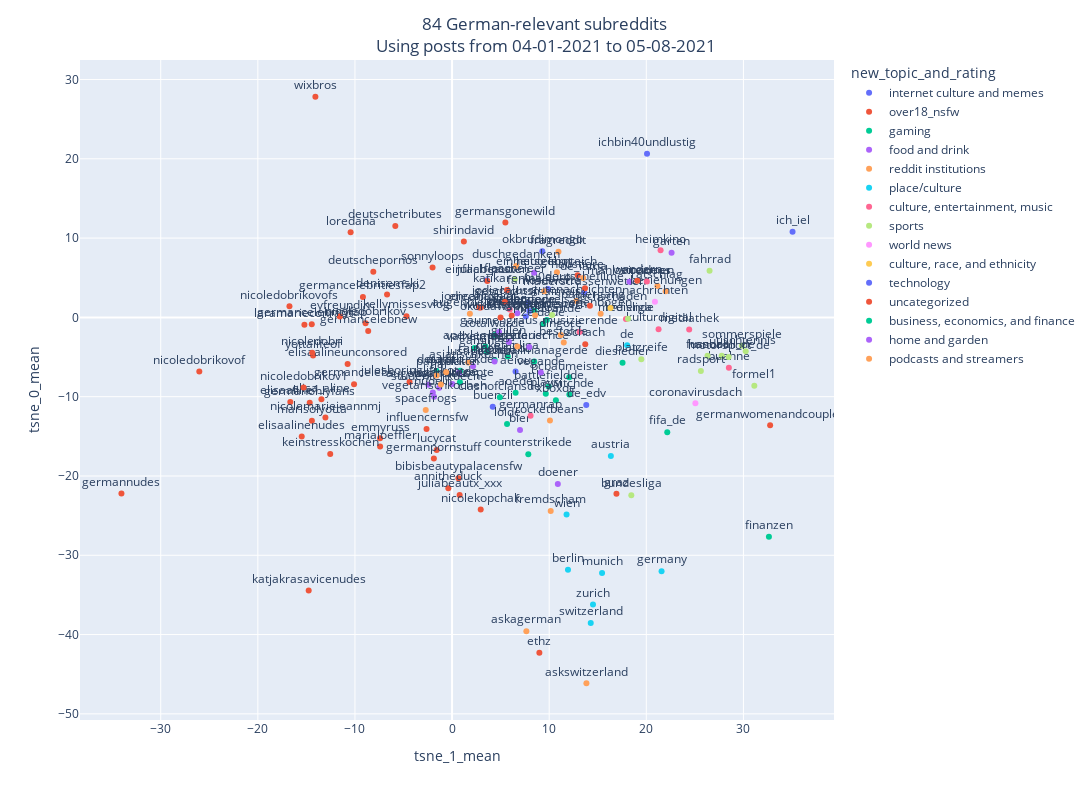

Notebook source saved alongside this figure:
### Code cell
%%time

fig = px.scatter(
    df_sub_agg2,
    y='tsne_0_mean', x='tsne_1_mean',
    color='new_topic_and_rating',
    text='subreddit_name',
)
fig.update_traces(textposition='top center')
fig.update_layout(
    title_text="84 German-relevant subreddits <br>Using posts from 04-01-2021 to 05-08-2021",
    title_x=0.5,
    width=1100,
    height=800,
    uniformtext_minsize=8, uniformtext_mode='hide',
)
fig.show()

### Figure 1 — Plotly figure (JSON) as saved in the notebook; plotly's stock layout.template omitted (floating-point values rounded to 4 significant figures)
{"data": [{"hovertemplate": "new_topic_and_rating=internet culture and memes<br>tsne_1_mean=%{x}<br>tsne_0_mean=%{y}<br>subreddit_name=%{text}<extra></extra>", "legendgroup": "internet culture and memes", "marker": {"color": "#636efa", "symbol": "circle"}, "mode": "markers+text", "name": "internet culture and memes", "orientation": "v", "showlegend": true, "text": ["600euro", "aeiou", "buenzli", "einfach_posten", "geschichtsmaimais", "ich_iel", "ichbin40undlustig", "mauerstrassenwetten", "okbrudimongo", "rbtv_cj", "wasletztepreis"], "textposition": "top center", "type": "scatter", "x": [9.877, 6.537, 4.188, 3.579, 7.811, 35.06, 20.08, 13.61, 9.292, 7.597, 7.962], "xaxis": "x", "y": [3.586, -6.828, -11.28, 4.678, 1.807, 10.8, 20.64, 3.095, 8.354, 0.1233, 0.8165], "yaxis": "y"}, {"hovertemplate": "new_topic_and_rating=over18_nsfw<br>tsne_1_mean=%{x}<br>tsne_0_mean=%{y}<br>subreddit_name=%{text}<extra></extra>", "legendgroup": "over18_nsfw", "marker": {"color": "#EF553B", "symbol": "circle"}, "mode": "markers+text", "name": "over18_nsfw", "orientation": "v", "showlegend": true, "text": ["annitheduck", "bibisbeautypalacensfw", "denisemski", "deutschepornos", "deutschetributes", "elisa_aline", "elisaaline1", "elisaalinenudes", "elisaalineunconsored", "emmyruss", "encahaxhia", "germancelebnew", "germancelebritiesfap2", "germancelebs", "germannudes", "germanonlyfans", "germanpornstuff", "germansgonewild", "jodiecalussiof", "julesboringlifehot", "juliabeautx", "juliabeautx_xxx", "katjakrasavicenudes", "kellymissesvlog", "laramarieconrads", "lucycat", "marialoeffler", "marisolyotta", "nicoledobrikov", "nicoledobrikovof", "nicolekopchak", "shirindavid", "sonnyloops", "wixbros", "yottalifeof"], "textposition": "top center", "type": "scatter", "x": [-0.3839, 0.6542, -6.693, -8.109, -5.844, -13.45, -16.66, -15.48, -10.75, -7.414, 2.959, -8.636, -9.18, -10.09, -34.05, -14.66, -1.875, 5.488, 2.796, -4.38, 3.63, 0.7797, -14.76, -4.694, -15.21, -1.587, -7.41, -14.43, -8.908, -26.03, 2.949, 1.215, -2.01, -14.07, -14.31], "xaxis": "x", "y": [-21.54, -20.27, 2.895, 5.752, 11.52, -10.33, -10.67, -15.03, -5.882, -15.26, 1.262, -1.726, 2.557, -8.417, -22.22, -10.75, -17.81, 11.97, 1.261, -8.142, 4.591, -22.38, -34.44, 0.1473, -0.9282, -16.71, -16.29, -13.03, -0.7308, -6.832, -24.23, 9.586, 6.286, 27.83, -4.794], "yaxis": "y"}, {"hovertemplate": "new_topic_and_rating=gaming<br>tsne_1_mean=%{x}<br>tsne_0_mean=%{y}<br>subreddit_name=%{text}<extra></extra>", "legendgroup": "gaming", "marker": {"color": "#00cc96", "symbol": "circle"}, "mode": "markers+text", "name": "gaming", "orientation": "v", "showlegend": true, "text": ["annode", "aoede", "apexlegendsde", "battlefieldde", "clashofclansde", "counterstrikede", "diesiedler", "dotade", "eurotruckde", "fifa_de", "footballmanagerde", "gamingde", "lolde", "minecraftde", "pcbaumeister", "playsi", "rainbowsixde", "raketenliga", "rustde", "switchde", "totalwarde", "valheimde", "xboxde", "zeldade"], "textposition": "top center", "type": "scatter", "x": [8.482, 6.543, 3.438, 9.942, 4.919, 7.85, 17.55, -1.601, 0.8482, 22.16, 8.456, 3.584, 5.66, 9.753, 12.06, 9.65, 4.379, 5.734, 0.8089, 12.08, 4.415, 2.318, 10.69, 9.384], "xaxis": "x", "y": [0.8284, -9.518, -3.66, -8.719, -10.08, -17.25, -5.727, -6.757, -6.743, -14.47, -5.572, -4.356, -13.46, -0.3192, -7.558, -9.642, -5.387, -4.942, -8.187, -9.738, -2.232, -3.863, -10.44, -0.8334], "yaxis": "y"}, {"hovertemplate": "new_topic_and_rating=food and drink<br>tsne_1_mean=%{x}<br>tsne_0_mean=%{y}<br>subreddit_name=%{text}<extra></extra>", "legendgroup": "food and drink", "marker": {"color": "#ab63fa", "symbol": "circle"}, "mode": "markers+text", "name": "food and drink", "orientation": "v", "showlegend": true, "text": ["asiatischkochen", "augenschmaus", "backen", "bier", "doener", "einheitsgebot", "gaumengraus", "grillen", "kochen", "mahlzeitvideos", "memebiss", "nudeln", "studentenkueche", "vegande", "veganerezepte", "vegetarischde", "vegetarischkochen"], "textposition": "top center", "type": "scatter", "x": [2.163, -2.448, 0.7244, 6.998, 10.89, 8.449, 4.839, 5.853, 4.373, 18.27, 6.721, -1.984, -1.322, 9.142, 0.0236, 7.947, -1.855], "xaxis": "x", "y": [-6.148, -8.509, -6.971, -14.21, -21.01, 5.64, -1.838, -3.09, -5.552, 4.491, 0.5368, -9.465, -8.861, -6.963, -8.391, -3.748, -10.01], "yaxis": "y"}, {"hovertemplate": "new_topic_and_rating=reddit institutions<br>tsne_1_mean=%{x}<br>tsne_0_mean=%{y}<br>subreddit_name=%{text}<extra></extra>", "legendgroup": "reddit institutions", "marker": {"color": "#FFA15A", "symbol": "circle"}, "mode": "markers+text", "name": "reddit institutions", "orientation": "v", "showlegend": true, "text": ["askagerman", "askswitzerland", "augenbleiche", "bestofde", "beziehungen", "boahalter", "de_iama", "dingore", "duschgedanken", "egenbogen", "famoseworte", "fragreddit", "fremdscham", "gutenachrichten", "heutelernteich", "lagerfeuer", "lustiges", "ratschlag", "tja"], "textposition": "top center", "type": "scatter", "x": [7.649, 13.83, 1.834, 11.5, 22.0, -1.151, 13.49, 11.2, 6.6, 15.3, 9.497, 10.96, 10.16, 12.8, 10.8, 6.722, 1.678, 21.15, -1.596], "xaxis": "x", "y": [-39.58, -46.14, 0.4576, -3.153, 3.297, -8.47, 4.976, -2.232, 6.473, 0.4488, 3.281, 8.284, -24.4, 2.083, 5.68, -3.666, -5.693, 3.955, -7.327], "yaxis": "y"}, {"hovertemplate": "new_topic_and_rating=place/culture<br>tsne_1_mean=%{x}<br>tsne_0_mean=%{y}<br>subreddit_name=%{text}<extra></extra>", "legendgroup": "place/culture", "marker": {"color": "#19d3f3", "symbol": "circle"}, "mode": "markers+text", "name": "place/culture", "orientation": "v", "showlegend": true, "text": ["austria", "berlin", "de", "germany", "munich", "switzerland", "wien", "zurich"], "textposition": "top center", "type": "scatter", "x": [16.35, 11.93, 18.03, 21.57, 15.45, 14.28, 11.79, 14.51], "xaxis": "x", "y": [-17.48, -31.82, -3.517, -32.01, -32.22, -38.55, -24.85, -36.22], "yaxis": "y"}, {"hovertemplate": "new_topic_and_rating=culture, entertainment, music<br>tsne_1_mean=%{x}<br>tsne_0_mean=%{y}<br>subreddit_name=%{text}<extra></extra>", "legendgroup": "culture, entertainment, music", "marker": {"color": "#FF6692", "symbol": "circle"}, "mode": "markers+text", "name": "culture, entertainment, music", "orientation": "v", "showlegend": true, "text": ["buehne", "germanrap", "heimkino", "kulturdigital", "mediathek", "mediende", "musizierende", "spube", "streamen"], "textposition": "top center", "type": "scatter", "x": [28.5, 8.084, 21.47, 21.26, 24.42, 17.9, 13.13, 5.943, 20.06], "xaxis": "x", "y": [-6.357, -12.41, 8.468, -1.49, -1.529, -0.2174, -1.845, 0.9971, 4.517], "yaxis": "y"}, {"hovertemplate": "new_topic_and_rating=sports<br>tsne_1_mean=%{x}<br>tsne_0_mean=%{y}<br>subreddit_name=%{text}<extra></extra>", "legendgroup": "sports", "marker": {"color": "#B6E880", "symbol": "circle"}, "mode": "markers+text", "name": "sports", "orientation": "v", "showlegend": true, "text": ["bundesliga", "fahrrad", "flascheleer", "formel1", "fussball", "handball_de", "kampfsport", "kreisliga", "motorsport_de", "platzreife", "radsport", "sommerspiele", "tischtennis"], "textposition": "top center", "type": "scatter", "x": [18.46, 26.51, 6.455, 31.13, 26.3, 27.77, 10.31, 18.12, 28.47, 19.49, 25.62, 29.85, 30.24], "xaxis": "x", "y": [-22.42, 5.894, 4.806, -8.632, -4.838, -4.832, 0.3052, -0.1588, -4.992, -5.276, -6.745, -3.564, -4.278], "yaxis": "y"}, {"hovertemplate": "new_topic_and_rating=world news<br>tsne_1_mean=%{x}<br>tsne_0_mean=%{y}<br>subreddit_name=%{text}<extra></extra>", "legendgroup": "world news", "marker": {"color": "#FF97FF", "symbol": "circle"}, "mode": "markers+text", "name": "world news", "orientation": "v", "showlegend": true, "text": ["coronavirusdach", "nachrichten"], "textposition": "top center", "type": "scatter", "x": [25.06, 20.89], "xaxis": "x", "y": [-10.83, 1.983], "yaxis": "y"}, {"hovertemplate": "new_topic_and_rating=culture, race, and ethnicity<br>tsne_1_mean=%{x}<br>tsne_0_mean=%{y}<br>subreddit_name=%{text}<extra></extra>", "legendgroup": "culture, race, and ethnicity", "marker": {"color": "#FECB52", "symbol": "circle"}, "mode": "markers+text", "name": "culture, race, and ethnicity", "orientation": "v", "showlegend": true, "text": ["dachschaden"], "textposition": "top center", "type": "scatter", "x": [16.31], "xaxis": "x", "y": [1.181], "yaxis": "y"}, {"hovertemplate": "new_topic_and_rating=technology<br>tsne_1_mean=%{x}<br>tsne_0_mean=%{y}<br>subreddit_name=%{text}<extra></extra>", "legendgroup": "technology", "marker": {"color": "#636efa", "symbol": "circle"}, "mode": "markers+text", "name": "technology", "orientation": "v", "showlegend": true, "text": ["de_edv"], "textposition": "top center", "type": "scatter", "x": [13.82], "xaxis": "x", "y": [-11.05], "yaxis": "y"}, {"hovertemplate": "new_topic_and_rating=uncategorized<br>tsne_1_mean=%{x}<br>tsne_0_mean=%{y}<br>subreddit_name=%{text}<extra></extra>", "legendgroup": "uncategorized", "marker": {"color": "#EF553B", "symbol": "circle"}, "mode": "markers+text", "name": "uncategorized", "orientation": "v", "showlegend": true, "text": ["deutschefilme", "ethz", "eyfreundin", "germancelebrityfap", "germanwomenandcouples", "graz", "haustiere", "influencernsfw", "jodiecalussi", "katikarenina", "keinstresskochen", "loredana", "nicoledobri", "nicoledobrikov1", "nicoledobrikovofs", "nicolemariejeannmj", "okoidawappler", "schach", "spabiergang", "wandern", "wirklichgutefrage"], "textposition": "top center", "type": "scatter", "x": [13.69, 8.989, -11.56, -14.45, 32.75, 16.93, 12.93, -2.629, 5.433, 5.666, -12.55, -10.45, -14.4, -15.29, -16.74, -13.04, 4.996, 13.72, 14.2, 19.07, 6.142], "xaxis": "x", "y": [3.686, -42.31, 0.1142, -0.8511, -13.6, -22.25, 5.314, -14.09, 1.953, 3.461, -17.22, 10.73, -4.446, -8.853, 1.403, -12.62, -0.000397, -3.383, 1.466, 4.61, 0.2501], "yaxis": "y"}, {"hovertemplate": "new_topic_and_rating=business, economics, and finance<br>tsne_1_mean=%{x}<br>tsne_0_mean=%{y}<br>subreddit_name=%{text}<extra></extra>", "legendgroup": "business, economics, and finance", "marker": {"color": "#00cc96", "symbol": "circle"}, "mode": "markers+text", "name": "business, economics, and finance", "orientation": "v", "showlegend": true, "text": ["finanzen"], "textposition": "top center", "type": "scatter", "x": [32.63], "xaxis": "x", "y": [-27.67], "yaxis": "y"}, {"hovertemplate": "new_topic_and_rating=home and garden<br>tsne_1_mean=%{x}<br>tsne_0_mean=%{y}<br>subreddit_name=%{text}<extra></extra>", "legendgroup": "home and garden", "marker": {"color": "#ab63fa", "symbol": "circle"}, "mode": "markers+text", "name": "home and garden", "orientation": "v", "showlegend": true, "text": ["garten"], "textposition": "top center", "type": "scatter", "x": [22.6], "xaxis": "x", "y": [8.15], "yaxis": "y"}, {"hovertemplate": "new_topic_and_rating=podcasts and streamers<br>tsne_1_mean=%{x}<br>tsne_0_mean=%{y}<br>subreddit_name=%{text}<extra></extra>", "legendgroup": "podcasts and streamers", "marker": {"color": "#FFA15A", "symbol": "circle"}, "mode": "markers+text", "name": "podcasts and streamers", "orientation": "v", "showlegend": true, "text": ["laesterschwestern", "papaplatte", "rocketbeans", "spacefrogs"], "textposition": "top center", "type": "scatter", "x": [8.553, -0.6067, 10.08, -2.711], "xaxis": "x", "y": [0.2578, -6.931, -13.0, -11.69], "yaxis": "y"}], "layout": {"height": 800, "legend": {"title": {"text": "new_topic_and_rating"}, "tracegroupgap": 0}, "margin": {"t": 60}, "title": {"text": "84 German-relevant subreddits <br>Using posts from 04-01-2021 to 05-08-2021", "x": 0.5}, "uniformtext": {"minsize": 8, "mode": "hide"}, "width": 1100, "xaxis": {"anchor": "y", "autorange": true, "domain": [0, 1], "range": [-38.32, 39.33], "title": {"text": "tsne_1_mean"}, "type": "linear"}, "yaxis": {"anchor": "x", "autorange": true, "domain": [0, 1], "range": [-50.78, 32.46], "title": {"text": "tsne_0_mean"}, "type": "linear"}}}
